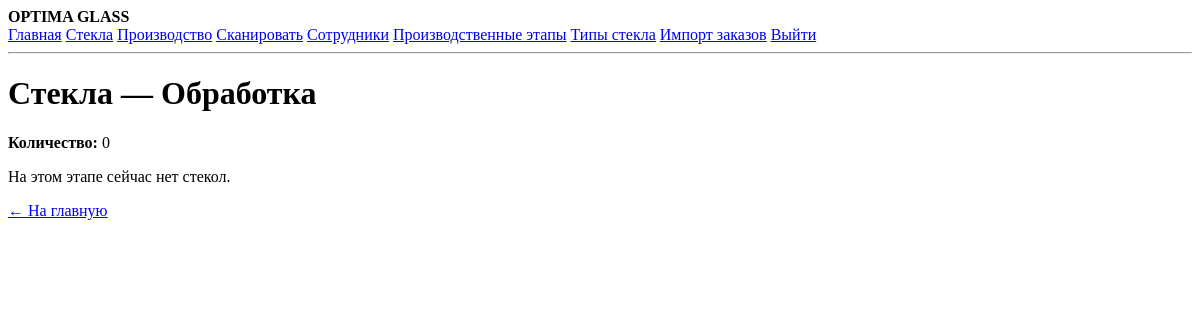
The page /stage.php?stage=Обработка (signed in) on the database as committed earlier.
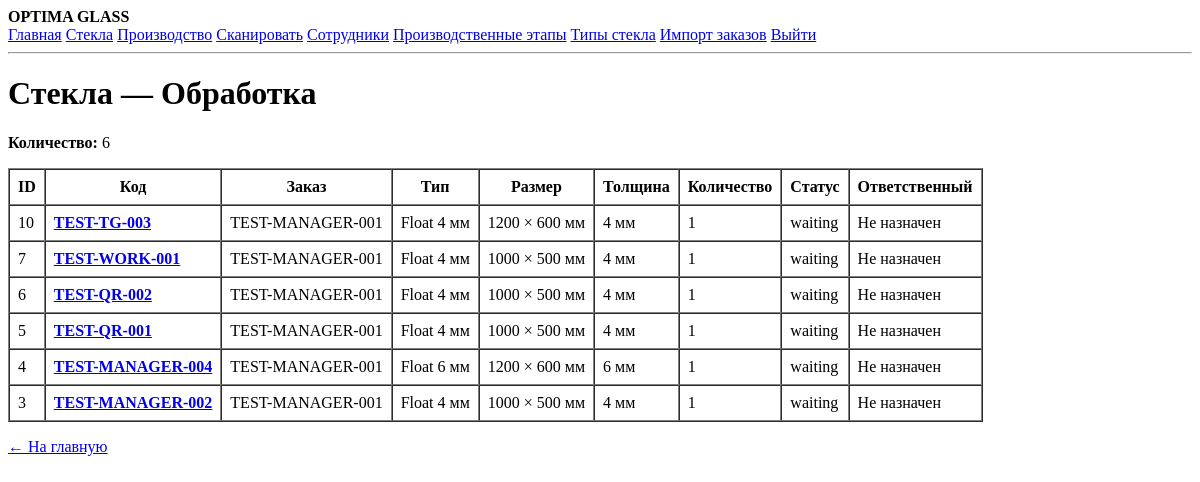
The same page on the database as committed later.
### tables this page shows
CREATE TABLE glasses (
        id INTEGER PRIMARY KEY AUTOINCREMENT,
        code TEXT NOT NULL UNIQUE,
        order_number TEXT,
        glass_type TEXT,
        width INTEGER,
        height INTEGER,
        quantity INTEGER NOT NULL DEFAULT 1,
        status TEXT NOT NULL DEFAULT 'created',
        current_location TEXT,
        employee_id INTEGER,
        comment TEXT,
        created_at TEXT NOT NULL DEFAULT CURRENT_TIMESTAMP,
        updated_at TEXT NOT NULL DEFAULT CURRENT_TIMESTAMP, order_id INTEGER, order_item_id INTEGER, thickness REAL, route_id INTEGER, current_step_id INTEGER,
        FOREIGN KEY (employee_id) REFERENCES users(id)
    );

### public/stage.php (the view, shortened to what this page needs)
<?php
require __DIR__ . '/../src/db.php';
$stage = trim($_GET['stage'] ?? '');
$stmt = $db->prepare("
    SELECT
        g.id,
        g.code,
        g.order_number,
        g.glass_type,
        g.width,
        g.height,
        g.thickness,
        g.quantity,
        g.status,
        g.employee_id,
        u.name AS employee_name
    FROM glasses g
    LEFT JOIN route_steps rs
        ON rs.id = g.current_step_id
    LEFT JOIN users u
        ON u.id = g.employee_id
    WHERE rs.name = :stage
    ORDER BY g.id DESC
");
$stmt->execute([
    ':stage' => $stage,
]);
$glasses = $stmt->fetchAll();
?>
<!DOCTYPE html>
<html lang="ru">
<head>
</head>
<body>
<?php require __DIR__ . '/../src/partials/header.php'; ?>
<h1>
    Стекла — <?= htmlspecialchars($stage, ENT_QUOTES, 'UTF-8') ?>
</h1>
<p>
    <strong>Количество:</strong>
    <?= count($glasses) ?>
</p>
<?php if ($glasses): ?>
<table border="1" cellpadding="8" cellspacing="0">
    <thead>
        <tr>
            <th>ID</th>
            <th>Код</th>
            <th>Заказ</th>
            <th>Тип</th>
            <th>Размер</th>
            <th>Толщина</th>
            <th>Количество</th>
            <th>Статус</th>
            <th>Ответственный</th>
        </tr>
    </thead>
    <tbody>
    <?php foreach ($glasses as $glass): ?>
        <tr>
            <td>
                <?= (int) $glass['id'] ?>
            </td>
            <td>
                <a href="/glass.php?code=<?= urlencode($glass['code']) ?>">
                    <strong>
                        <?= htmlspecialchars($glass['code'], ENT_QUOTES, 'UTF-8') ?>
                    </strong>
                </a>
            </td>
            <td>
                <?= htmlspecialchars($glass['order_number'] ?? '', ENT_QUOTES, 'UTF-8') ?>
            </td>
            <td>
                <?= htmlspecialchars($glass['glass_type'] ?? '', ENT_QUOTES, 'UTF-8') ?>
            </td>
            <td>
                <?= (int) $glass['width'] ?>
                ×
                <?= (int) $glass['height'] ?>
                мм
            </td>
            <td>
                <?php if ($glass['thickness'] !== null): ?>
                    <?= htmlspecialchars((string) $glass['thickness'], ENT_QUOTES, 'UTF-8') ?> мм
                <?php else: ?>
                    —
                <?php endif; ?>
            </td>
            <td>
                <?= (int) $glass['quantity'] ?>
            </td>
            <td>
                <?= htmlspecialchars($glass['status'], ENT_QUOTES, 'UTF-8') ?>
            </td>
            <td>
                <?= htmlspecialchars($glass['employee_name'] ?? 'Не назначен', ENT_QUOTES, 'UTF-8') ?>
            </td>
        </tr>
    <?php endforeach; ?>
    </tbody>
</table>
<?php else: ?>
<p>
    На этом этапе сейчас нет стекол.
</p>
<?php endif; ?>
<p>
    <a href="/">← На главную</a>
</p>
</body>
</html>

Rows that differ between the two databases and show on the page:
added glasses: id "10", code "TEST-TG-003", order_number "TEST-MANAGER-001", glass_type "Float 4 мм", width "1200", height "600", thickness "4", quantity "1", status "waiting", employee_name "Не назначен"
added glasses: id "7", code "TEST-WORK-001", order_number "TEST-MANAGER-001", glass_type "Float 4 мм", width "1000", height "500", thickness "4", quantity "1", status "waiting", employee_name "Не назначен"
added glasses: id "6", code "TEST-QR-002", order_number "TEST-MANAGER-001", glass_type "Float 4 мм", width "1000", height "500", thickness "4", quantity "1", status "waiting", employee_name "Не назначен"
added glasses: id "5", code "TEST-QR-001", order_number "TEST-MANAGER-001", glass_type "Float 4 мм", width "1000", height "500", thickness "4", quantity "1", status "waiting", employee_name "Не назначен"
added glasses: id "4", code "TEST-MANAGER-004", order_number "TEST-MANAGER-001", glass_type "Float 6 мм", width "1200", height "600", thickness "6", quantity "1", status "waiting", employee_name "Не назначен"
added glasses: id "3", code "TEST-MANAGER-002", order_number "TEST-MANAGER-001", glass_type "Float 4 мм", width "1000", height "500", thickness "4", quantity "1", status "waiting", employee_name "Не назначен"
Other text that changed with them:
count($glasses): "0" → "6"
text no longer shown: "На этом этапе сейчас нет стекол."
text now shown: "ID Код Заказ Тип Размер Толщина Количество Статус Ответственный"
